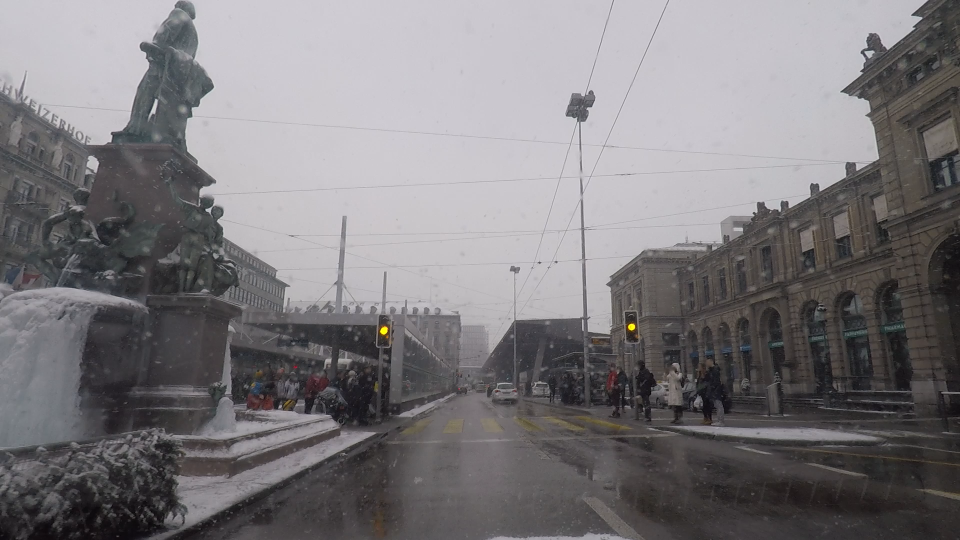
#> input picture data/images/img_0001_snow_pedestrian.png, 1920 x 1080 px, found by its file name (shown at 1/2 size)
$ python make_figure.py
#> lines starting #> are read from the running program, lines starting #| are printed output that depends on the picture
#> in make_figure, `canvas = Image.new("RGB", (total_w, total_h), (255, 255, 255))`: canvas: PIL image 2408x476 RGB; every value is 255
"""Generate qualitative comparison figure for ICROS paper."""

from pathlib import Path
from PIL import Image, ImageDraw, ImageFont

FONT_CANDIDATES = [
    "/usr/share/fonts/truetype/dejavu/DejaVuSans-Bold.ttf",
    "/usr/share/fonts/truetype/dejavu/DejaVuSans.ttf",
    "/usr/share/fonts/truetype/noto/NotoSansCJK-Regular.ttc",
    "/usr/share/fonts/truetype/liberation/LiberationSans-Regular.ttf",
]

SAMPLES = [
    {
        "image": "img_0001_snow_pedestrian.png",
        "label": "(a) Snow scene — pedestrian",
        "true_weather": "snow",
        "wrong_weather": "fog",
        "rows": [
            ("image+weather\n(snow token)", "heavy snowfall reduces visibility, making it\ndifficult for pedestrians to see approaching\nvehicles clearly."),
            ("image only\n(no token)", "Pedestrians crossing in snowy conditions,\nwhich can make it difficult for autonomous\nvehicles to detect them."),
            ("wrong token\n(fog token)", "low visibility caused by fog makes it\ndifficult to see pedestrians clearly,\nincreasing the risk of accidents."),
        ],
    },
    {
        "image": "img_0009_night_unknown_object.png",
        "label": "(b) Night scene — curved road",
        "true_weather": "night",
        "wrong_weather": "rain",
        "rows": [
            ("image+weather\n(night token)", "low visibility due to night conditions makes\nit difficult to clearly see the curve ahead,\nincreasing the risk of collision."),
            ("image only\n(no token)", "The road appears curved, and the darkness\nmakes it difficult to see the road ahead\nclearly, increasing risk of accidents."),
            ("wrong token\n(rain token)", "low visibility due to rain significantly\nreduces the ability to see the road ahead,\nmaking curved road navigation dangerous."),
        ],
    },
]

ROW_COLORS = [
    (220, 240, 220),  # image+weather — green tint
    (230, 230, 250),  # image only — blue tint
    (255, 230, 220),  # wrong token — red tint (highlight)
]
LABEL_COLOR = (50, 50, 50)
WRONG_HIGHLIGHT = (180, 0, 0)


def load_font(size):
#> called with size = 19
    for path in FONT_CANDIDATES:
        if Path(path).exists():
            try:
                return ImageFont.truetype(path, size=size)
            except OSError:
                continue
    return ImageFont.load_default()


def make_figure(image_dir: Path, output_path: Path) -> None:
    img_w = 520
    img_h = 350
    col_label_w = 160
    col_text_w = 500
    row_h = 120
    n_rows = 3
    header_h = 44
    scene_label_h = 40
    padding = 16

    n_samples = len(SAMPLES)
    total_w = padding + n_samples * (img_w + col_label_w + col_text_w + padding)
    total_h = scene_label_h + header_h + n_rows * row_h + padding * 2

    canvas = Image.new("RGB", (total_w, total_h), (255, 255, 255))
    draw = ImageDraw.Draw(canvas)

    font_title = load_font(19)
    font_label = load_font(17)
    font_text  = load_font(16)
    font_scene = load_font(18)

    for si, sample in enumerate(SAMPLES):
        x0 = padding + si * (img_w + col_label_w + col_text_w + padding)
        y0 = padding

        # scene label
        draw.text((x0 + img_w // 2 - 60, y0), sample["label"], fill=(30, 30, 30), font=font_scene)
        y0 += scene_label_h

        # header row
        draw.rectangle([x0, y0, x0 + img_w, y0 + header_h], fill=(200, 200, 200))
        draw.text((x0 + 8, y0 + 8), "Input Image", fill=LABEL_COLOR, font=font_title)
        draw.rectangle([x0 + img_w, y0, x0 + img_w + col_label_w, y0 + header_h], fill=(180, 180, 180))
        draw.text((x0 + img_w + 6, y0 + 8), "Condition", fill=LABEL_COLOR, font=font_title)
        draw.rectangle([x0 + img_w + col_label_w, y0, x0 + img_w + col_label_w + col_text_w, y0 + header_h], fill=(160, 160, 160))
        draw.text((x0 + img_w + col_label_w + 8, y0 + 8), "Generated Explanation", fill=LABEL_COLOR, font=font_title)
        y0 += header_h

        # image — spans all rows
        img = Image.open(image_dir / sample["image"]).convert("RGB").resize((img_w, row_h * n_rows))
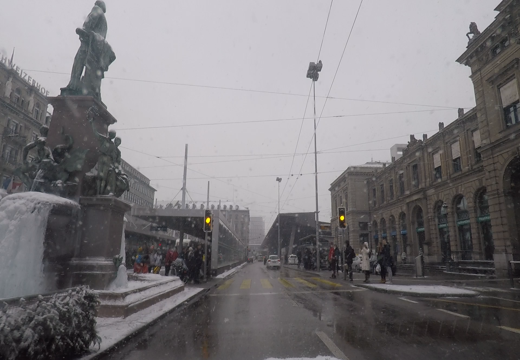
#> img: PIL image 520x360 RGB; mean R, G, B 123.8, 121, 123.9
        canvas.paste(img, (x0, y0))
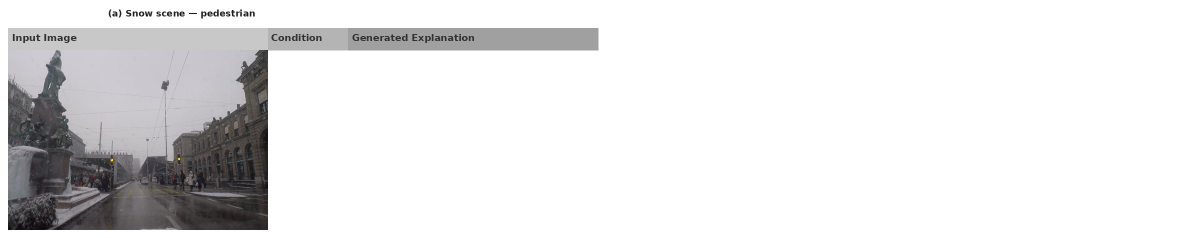
#> canvas: PIL image 2408x476 RGB (shown at 1/2 size); mean R, G, B 229.6, 229.1, 229.6

        # rows
        for ri, (cond_label, explanation) in enumerate(sample["rows"]):
            ry = y0 + ri * row_h
            bg = ROW_COLORS[ri]
            draw.rectangle([x0 + img_w, ry, x0 + img_w + col_label_w, ry + row_h], fill=bg)
            draw.rectangle([x0 + img_w + col_label_w, ry, x0 + img_w + col_label_w + col_text_w, ry + row_h], fill=bg)

            # condition label
            text_color = WRONG_HIGHLIGHT if ri == 2 else LABEL_COLOR
            draw.text((x0 + img_w + 6, ry + 8), cond_label, fill=text_color, font=font_label)

            # explanation text
            draw.text((x0 + img_w + col_label_w + 6, ry + 8), explanation, fill=text_color, font=font_text)

            # row border
            draw.line([(x0 + img_w, ry), (x0 + img_w + col_label_w + col_text_w, ry)], fill=(180, 180, 180), width=1)

        # outer border
        draw.rectangle(
            [x0, padding, x0 + img_w + col_label_w + col_text_w, total_h - padding],
            outline=(100, 100, 100), width=2
        )
        # column dividers
        draw.line([(x0 + img_w, y0), (x0 + img_w, y0 + n_rows * row_h)], fill=(150, 150, 150), width=1)
        draw.line([(x0 + img_w + col_label_w, y0), (x0 + img_w + col_label_w, y0 + n_rows * row_h)], fill=(150, 150, 150), width=1)
#> pass 2 of the loop in make_figure, `for si, sample in enumerate(SAMPLES):`:
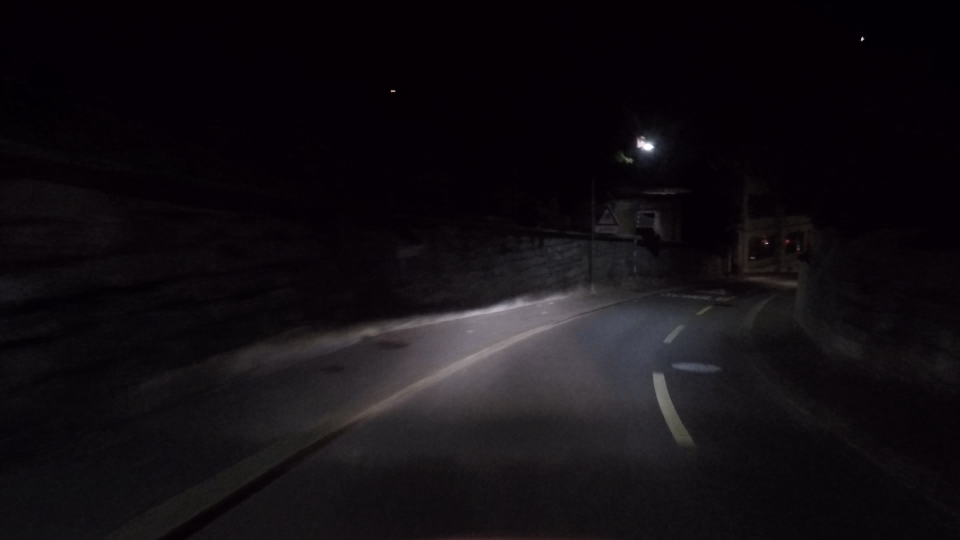
#> input picture data/images/img_0009_night_unknown_object.png, 1920 x 1080 px, found by its file name (shown at 1/2 size)
#> in make_figure, `img = Image.open(image_dir / sample["image"]).convert("RGB").resize((i..`:
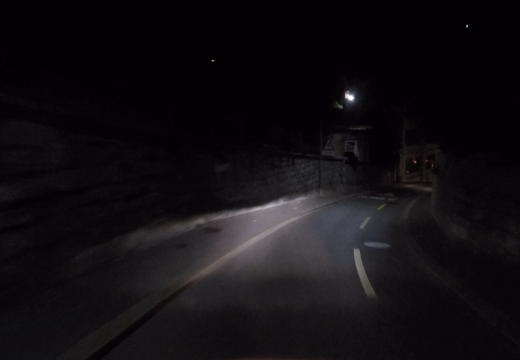
#> img: PIL image 520x360 RGB; mean R, G, B 17.9, 14, 17.6
#> in make_figure, `canvas.paste(img, (x0, y0))`:
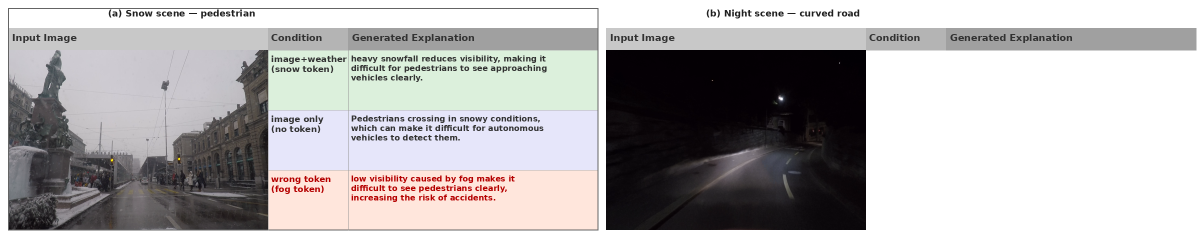
#> canvas: PIL image 2408x476 RGB (shown at 1/2 size); mean R, G, B 179.7, 177.4, 177.9

    canvas.save(output_path, dpi=(300, 300))
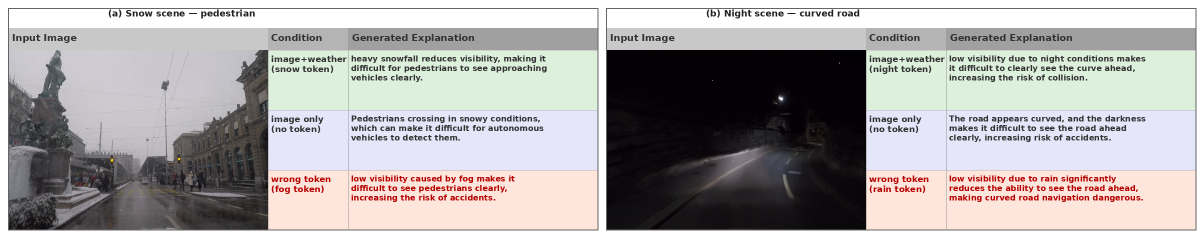
#> saved as figure_qualitative_comparison.png: PIL image 2408x476 RGB (shown at 1/2 size); mean R, G, B 172.5, 168.9, 168.7
    print(f"Saved: {output_path}  ({canvas.size[0]}x{canvas.size[1]})")
#| Saved: /home/seong/new_research/docs/figure_qualitative_comparison.png  (2408x476)


if __name__ == "__main__":
    image_dir = Path("/home/seong/new_research/icros_workspace/icros_workspace/data/images")
    output_path = Path("/home/seong/new_research/docs/figure_qualitative_comparison.png")
    make_figure(image_dir, output_path)
